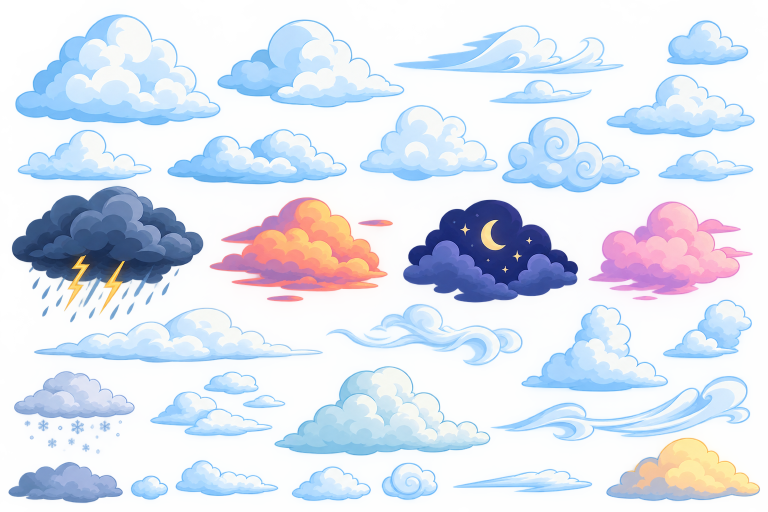
#> input picture clouds.png, 1536 x 1024 px (shown at 1/2 size)
$ python extract_clouds.py
#> lines starting #> are read from the running program, lines starting #| are printed output that depends on the picture; after the words box and inside, x2 and y2 are one past the last pixel; in counts of white or black regions, pixels touching at a corner belong together
#!/usr/bin/env python3
"""Extract individual cloud sprites from clouds.png into separate transparent PNGs.

Unlike a regular grid of non-overlapping bounding boxes (see extract_trees.py),
these clouds are laid out irregularly: two clouds can sit close enough that
their tight bounding boxes overlap even though the shapes themselves never
touch. A plain rectangular crop would therefore leak pixels of a neighboring
cloud into the wrong file.

Approach:
  1. Label connected components of the alpha channel - each real cloud body
     is its own component.
  2. Small components (raindrops, snowflakes, sparkles, thin wisps that are
     disconnected from their parent cloud by a few transparent pixels) are
     reassigned to whichever big cloud is nearest, so they stay attached to
     the sprite they visually belong to.
  3. For each big cloud, crop its bounding box, but blank out (alpha=0) any
     pixel in that rectangle that was assigned to a *different* cloud - this
     is what makes overlapping bounding boxes safe to crop from.
"""

import os
from PIL import Image
import numpy as np
from scipy import ndimage

SRC = "clouds.png"
OUT_DIR = "clouds"
# clouds.png carries a soft ambient haze in the alpha channel that covers
# most of the canvas at low values (>50% of pixels have alpha <= 30), so a
# low threshold would Voronoi-fill the whole image when attaching small
# fragments to their parent cloud. LABEL_THRESH must clear that haze.
LABEL_THRESH = 60       # alpha threshold for connectivity/grouping decisions
BIG_MIN_SIZE = 1200      # components at/above this size (at LABEL_THRESH) are real cloud bodies
PADDING = 4              # extra transparent pixels around each cropped cloud


def main():
    im = Image.open(SRC).convert("RGBA")
#> im is the input picture: PIL image 1536x1024 RGBA; mean R, G, B, A 180.1, 198.7, 224.2, 112.5
    arr = np.array(im)
    alpha = arr[:, :, 3]
    h, w = alpha.shape
#> h = 1024; w = 1536

    mask = alpha > LABEL_THRESH
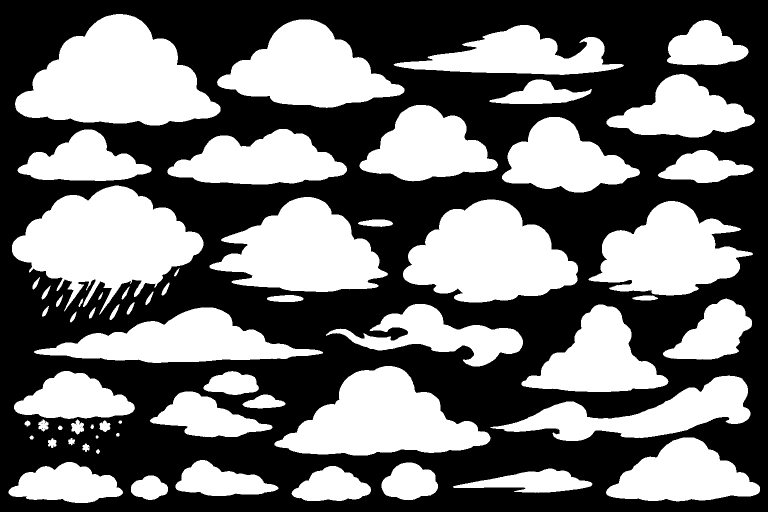
#> mask: shape (1024, 1536) bool (shown at 1/2 size); 44.2% white; 63 white regions, largest, box (x1, y1, x2, y2) and area: (30, 28, 441, 251) 57182, (24, 371, 407, 630) 53937, (806, 399, 1156, 605) 47652
    lbl, n = ndimage.label(mask, structure=np.ones((3, 3)))
#> lbl: shape (1024, 1536) int32; 64 distinct labels, from 0 to 63
#> n = 63
    sizes = ndimage.sum(mask, lbl, range(1, n + 1))
#> sizes = 63 values, max 57182 at index 0, min 30 at index 51, mean 11043.8

    big_ids = [i + 1 for i, s in enumerate(sizes) if s >= BIG_MIN_SIZE]
#> big_ids = 32 values from 1 to 63
    if not big_ids:
        raise SystemExit("No cloud-sized components found - check LABEL_THRESH/BIG_MIN_SIZE.")

    big_mask = np.isin(lbl, big_ids)
    big_label_grid = np.where(big_mask, lbl, 0)
#> big_label_grid: shape (1024, 1536) int32; 33 distinct labels, from 0 to 63

    # Find the nearest big-component label for every pixel (a Voronoi fill),
    # but only apply it to small disconnected fragments (rain, snow,
    # sparkles) so they attach to the cloud they visually belong to. This is
    # deliberately NOT applied to background/haze pixels, which would
    # otherwise balloon each cloud's assigned territory across the whole
    # canvas.
    _, (iy, ix) = ndimage.distance_transform_edt(~big_mask, return_indices=True)
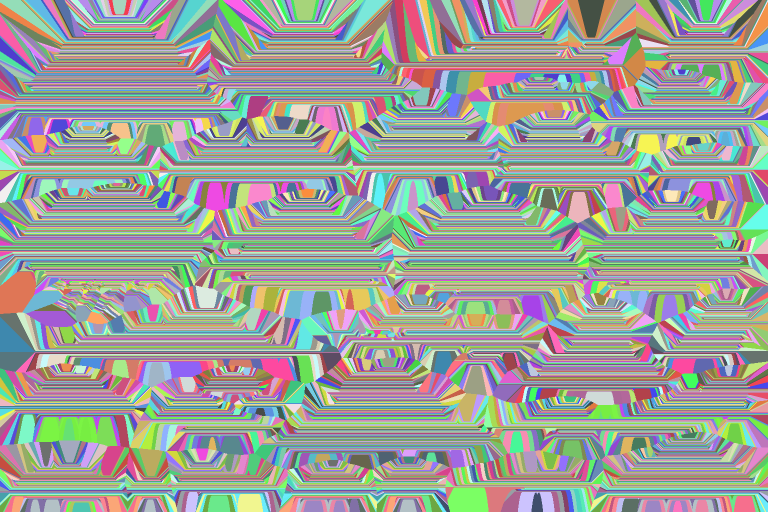
#> iy: shape (1024, 1536) int32 (shown at 1/2 size); 978 distinct labels, from 28 to 1005; one colour per label, 0 black
    nearest_big_label = big_label_grid[iy, ix]
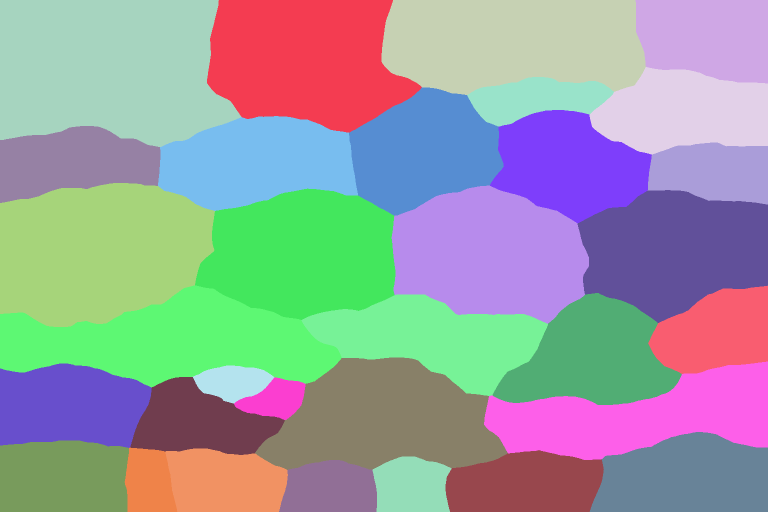
#> nearest_big_label: shape (1024, 1536) int32 (shown at 1/2 size); 32 distinct labels, from 1 to 63; one colour per label, 0 black

    group_id = np.zeros_like(lbl)
    group_id[big_mask] = lbl[big_mask]
    small_mask = mask & ~big_mask
#> small_mask: shape (1024, 1536) bool; 0.38% white; 31 white regions, largest, box (x1, y1, x2, y2) and area: (534, 590, 607, 604) 803, (716, 439, 786, 454) 765, (142, 839, 168, 869) 482
    group_id[small_mask] = nearest_big_label[small_mask]
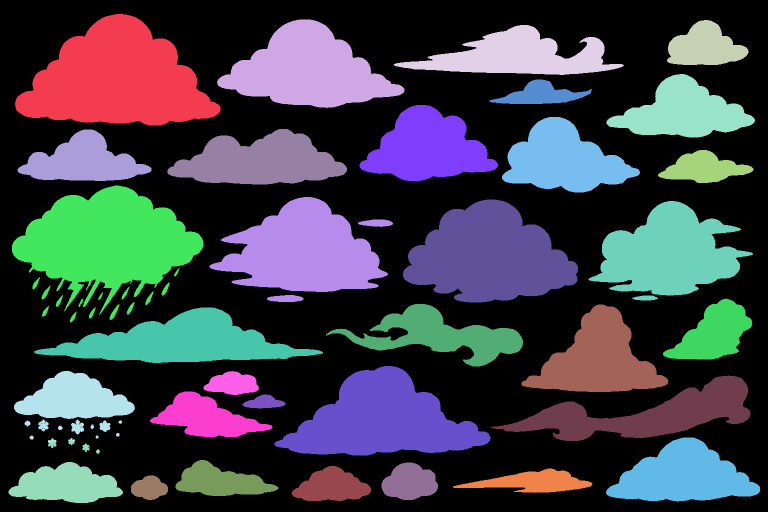
#> group_id: shape (1024, 1536) int32 (shown at 1/2 size); 33 distinct labels, from 0 to 63; one colour per label, 0 black

    objects = ndimage.find_objects(lbl)
#> objects = 63 items
    boxes = {}
    for gid in big_ids:
        ys, xs = np.where(group_id == gid)
        x0, x1 = xs.min(), xs.max() + 1
        y0, y1 = ys.min(), ys.max() + 1
        boxes[gid] = (x0, y0, x1, y1)
#> this loop made 32 passes
#> (gid, x0, x1, y0, y1) on passes 16 to 27: (28, 1326, 1504, 597, 719), (31, 652, 1046, 608, 733), (32, 1043, 1337, 609, 784), (35, 68, 646, 615, 726), (37, 549, 981, 732, 911), (38, 28, 270, 742, 884), (39, 407, 518, 742, 790), (40, 981, 1501, 751, 882), (41, 300, 545, 783, 875), (42, 485, 571, 789, 817), (53, 1212, 1520, 875, 1003), (58, 351, 557, 920, 992)
#> (x0, x1, y0, y1) on passes 1 to 6: (30, 441, 28, 251), (434, 809, 39, 216), (1334, 1497, 40, 130), (787, 1248, 50, 150), (1213, 1510, 148, 275), (979, 1184, 159, 208)
#> after the loop, boxes = 32 items

    # sort into reading order: row-major (top-to-bottom, left-to-right)
    items = list(boxes.items())
#> items = 32 items
    items.sort(key=lambda kv: (kv[1][1] + kv[1][3]) / 2)
    row_span = h / 6  # loose bucket to separate visually distinct rows
#> row_span = 170.7
    row_groups = []
    for gid, box in items:
        cy = (box[1] + box[3]) / 2
        placed = False
        for group in row_groups:
            gcy = sum((b[1] + b[3]) / 2 for _, b in group) / len(group)
            if abs(cy - gcy) < row_span:
                group.append((gid, box))
                placed = True
                break
        if not placed:
            row_groups.append([(gid, box)])
#> this loop made 32 passes
#> (gid, box, cy) on passes 1 to 12: (3, (1334, 40, 1497, 130), 85), (4, (787, 50, 1248, 150), 100), (2, (434, 39, 809, 216), 127.5), (1, (30, 28, 441, 251), 139.5), (6, (979, 159, 1184, 208), 183.5), (5, (1213, 148, 1510, 275), 211.5), (7, (719, 210, 996, 363), 286.5), (8, (1004, 234, 1280, 385), 309.5), (10, (35, 259, 303, 362), 310.5), (9, (335, 258, 694, 369), 313.5), (11, (1316, 300, 1507, 366), 333), (13, (419, 394, 786, 604), 499)
#> after the loop, group = 13 items; row_groups = 3 items
    row_groups.sort(key=lambda g: sum((b[1] + b[3]) / 2 for _, b in g) / len(g))
    ordered = []
    for group in row_groups:
        group.sort(key=lambda kv: kv[1][0])
        ordered.extend(group)
#> this loop made 3 passes
#> after the loop, ordered = 32 items

    os.makedirs(OUT_DIR, exist_ok=True)
    for idx, (gid, (x0, y0, x1, y1)) in enumerate(ordered, start=1):
        px0 = max(0, x0 - PADDING)
        py0 = max(0, y0 - PADDING)
        px1 = min(w, x1 + PADDING)
        py1 = min(h, y1 + PADDING)

        crop = arr[py0:py1, px0:px1].copy()
        crop_group = group_id[py0:py1, px0:px1]
        # blank out any pixel in this rectangle that belongs to another cloud
        crop[crop_group != gid] = 0

        out_path = os.path.join(OUT_DIR, f"cloud{idx}.png")
        Image.fromarray(crop, mode="RGBA").save(out_path)
        print(f"saved {out_path}  ({px1 - px0}x{py1 - py0})")
#> this loop made 32 passes
#> (gid, x0, y0, x1, y1, px0, py0, px1) on passes 1 to 12: (1, 30, 28, 441, 251, 26, 24, 445), (10, 35, 259, 303, 362, 31, 255, 307), (9, 335, 258, 694, 369, 331, 254, 698), (2, 434, 39, 809, 216, 430, 35, 813), (7, 719, 210, 996, 363, 715, 206, 1000), (4, 787, 50, 1248, 150, 783, 46, 1252), (6, 979, 159, 1184, 208, 975, 155, 1188), (8, 1004, 234, 1280, 385, 1000, 230, 1284), (5, 1213, 148, 1510, 275, 1209, 144, 1514), (11, 1316, 300, 1507, 366, 1312, 296, 1511), (3, 1334, 40, 1497, 130, 1330, 36, 1501), (12, 24, 371, 407, 645, 20, 367, 411)
#| saved clouds/cloud1.png  (419x231)
#| saved clouds/cloud2.png  (276x111)
#| saved clouds/cloud3.png  (367x119)
#| saved clouds/cloud4.png  (383x185)
#| saved clouds/cloud5.png  (285x161)
#| saved clouds/cloud6.png  (469x108)
#| saved clouds/cloud7.png  (213x57)
#| saved clouds/cloud8.png  (284x159)
#> (further printed lines are left out)
#> pass 1, in main, `crop_group = group_id[py0:py1, px0:px1]`:
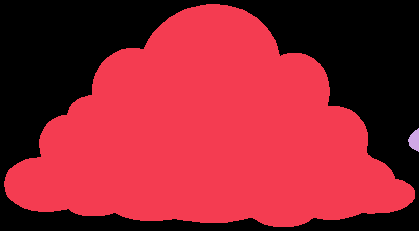
#> crop_group: shape (231, 419) int32; 3 distinct labels, from 0 to 2; one colour per label, 0 black
#> pass 1, in main, `Image.fromarray(crop, mode="RGBA").save(out_path)`:
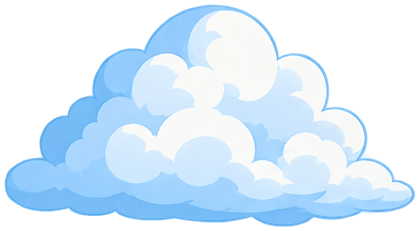
#> saved as cloud1.png: PIL image 419x231 RGBA; mean R, G, B, A 112.6, 132.1, 148, 146.9; transparent parts drawn white
#> after the loop:
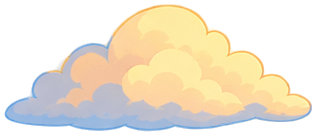
#> crop: shape (136, 316, 4); mean R, G, B, A 125.6, 116.3, 98.1, 137.4; transparent parts drawn white

    print(f"\n{len(ordered)} clouds written to '{OUT_DIR}/'")
#| 32 clouds written to 'clouds/'


if __name__ == "__main__":
    main()
